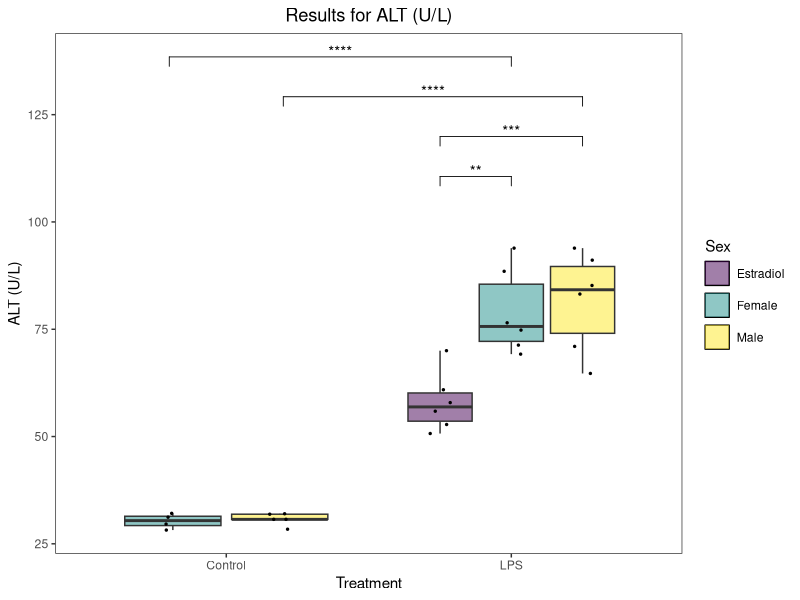
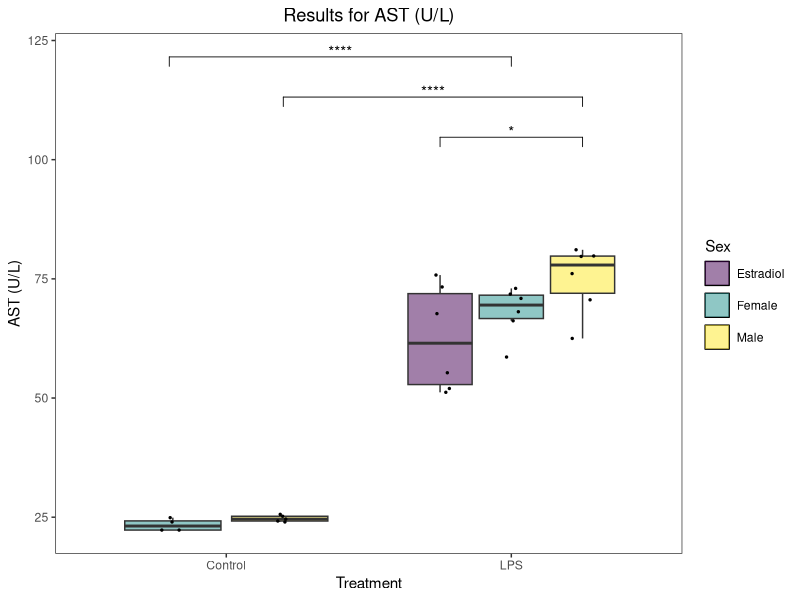
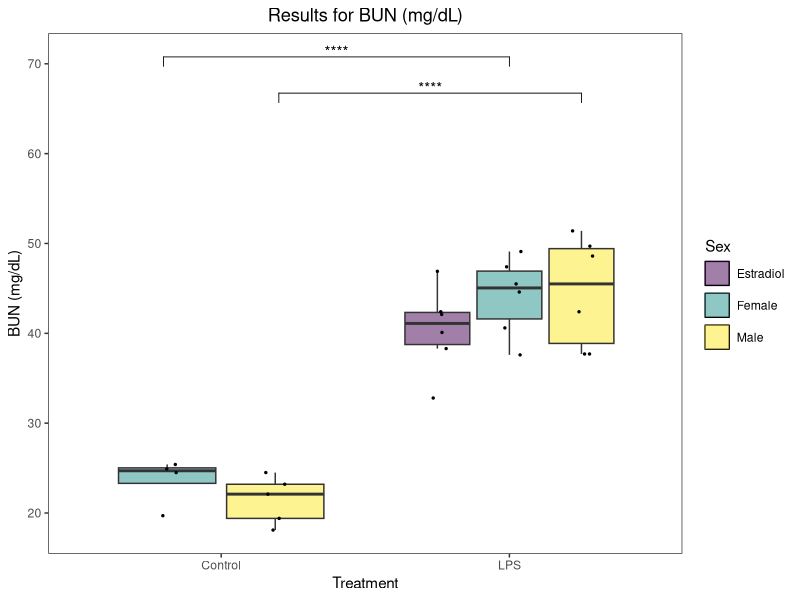
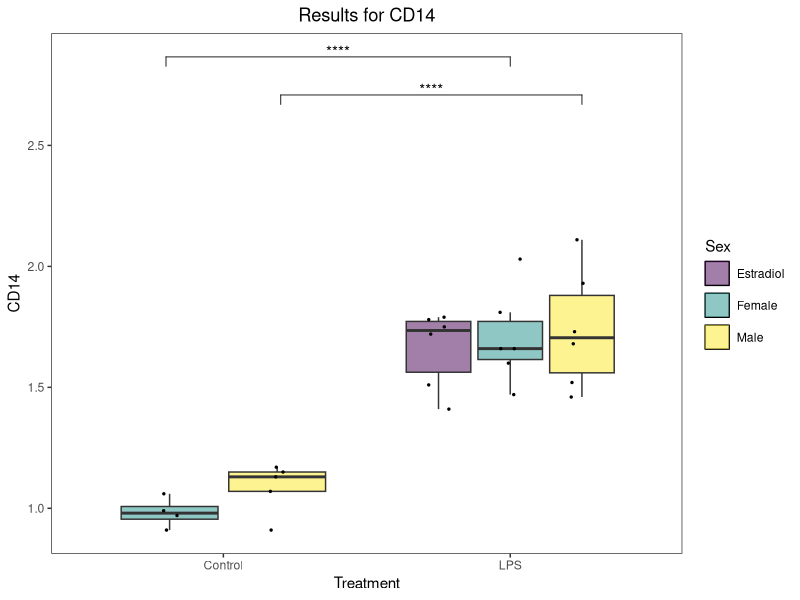
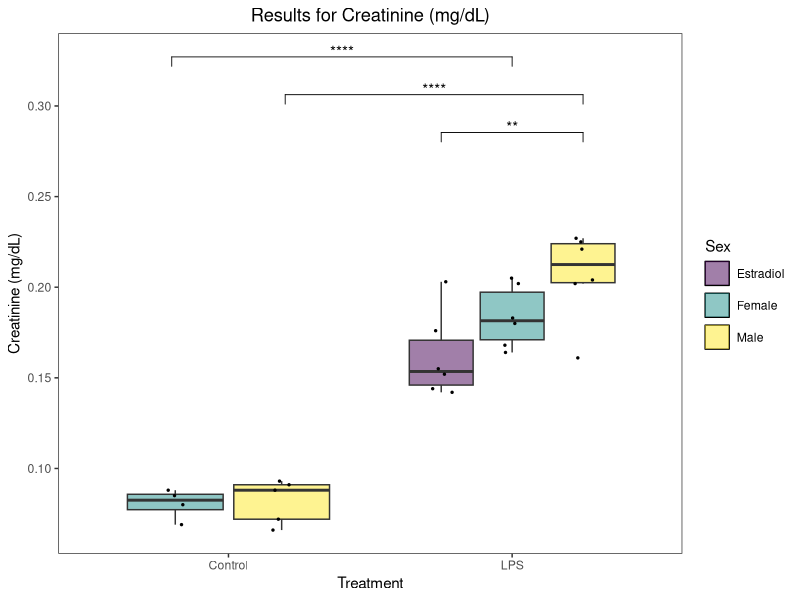
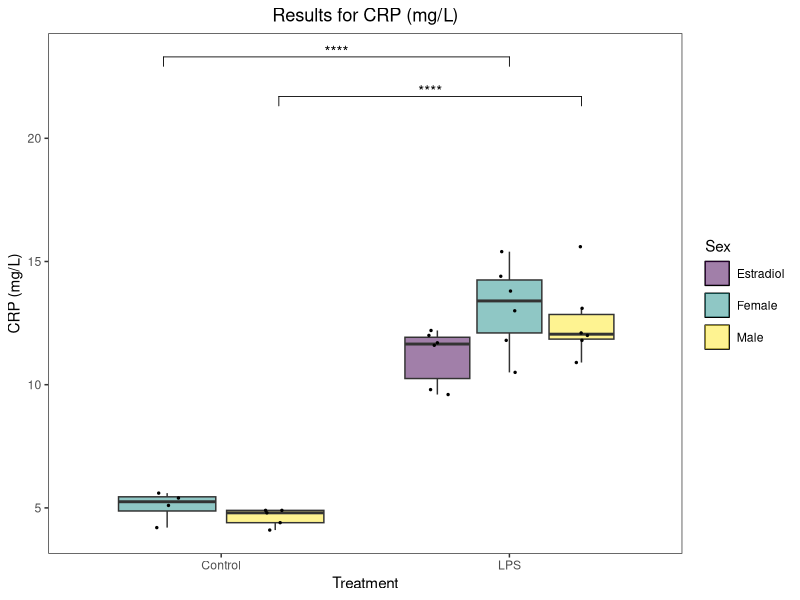
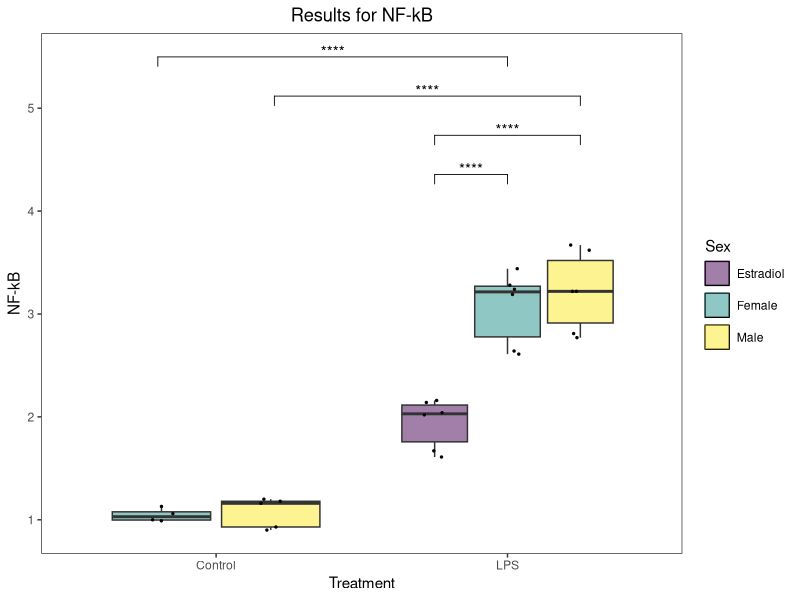
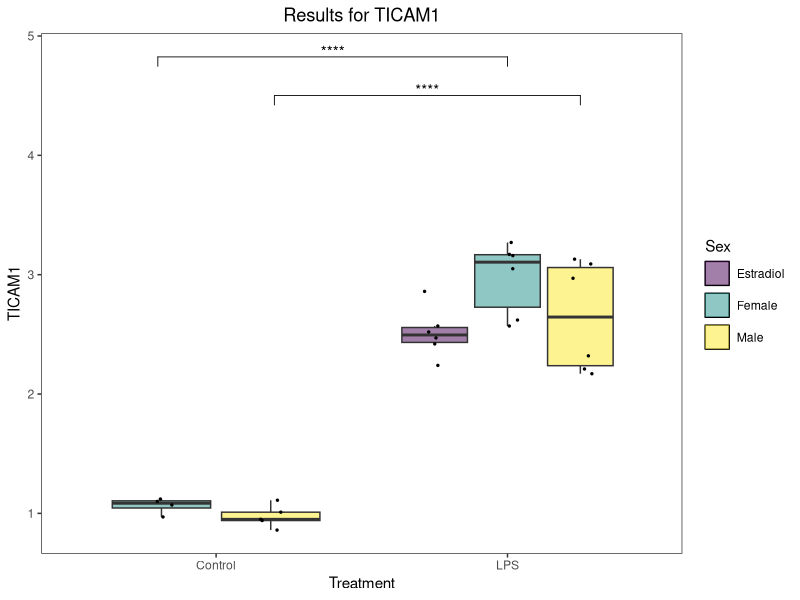

Reproduce these figures in R, in order.
####### PREAMBLE ###############################################################

requiredPackages <- c("readxl", "dplyr", "ggplot2", "viridis", "rstatix", "tidyr", "ggpubr", "patchwork")


ipak <- function(pkg){
  new.pkg <- pkg[!(pkg %in% installed.packages()[, "Package"])]
  if (length(new.pkg))
    install.packages(new.pkg, dependencies = TRUE)
  sapply(pkg, require, character.only = TRUE)
}

ipak(requiredPackages)

#Set your working directory
setwd("~/R/SepticShock")


####### DATA PREP ##############################################################

# Read the original data from the first sheet "Clinical Data" to get the original column names
original_data <- read_excel("SepticShockDataR.xlsx", sheet = "Core Data")

# Create a mapping of original names to modified names
original_names <- names(original_data)[-1:-4]
modified_names <- make.names(original_names)
name_mapping <- setNames(original_names, modified_names)

# Read the data and rename columns
data <- original_data %>%
  rename_all(make.names)

# Convert to tidy format
tidy_data<-data %>% 
  pivot_longer(cols = AST..U.L.:CD14, names_to = "Observation", values_to = "Values") %>%
  mutate("Sex:Treatment" = paste0(Sex, ":", Treatment)) %>%
  drop_na(Values)

tidy_data$`Sex:Treatment` <- factor(tidy_data$`Sex:Treatment`, 
                                    levels = c("Female:Control", 
                                               "Male:Control", 
                                               "Estradiol:LPS", 
                                               "Female:LPS", 
                                               "Male:LPS"))
tidy_data$Patient.ID <- factor(tidy_data$Patient.ID)
tidy_data$Species <- factor(tidy_data$Species)
tidy_data$Sex <- factor(tidy_data$Sex)
tidy_data$Treatment <- factor(tidy_data$Treatment)
tidy_data$Observation <- factor(tidy_data$Observation)


####### ANALYSIS ###############################################################

# Calculate means and standard deviations
mean_sd_table <- tidy_data %>%
  group_by(Observation, `Sex:Treatment`) %>%
  summarize(Mean = mean(Values, na.rm = TRUE),
            Std_Dev = sd(Values, na.rm = TRUE)) %>%
  mutate(Formatted = paste0(round(Mean, 2), " ± ", round(Std_Dev, 2))) %>%
  select(Observation, `Sex:Treatment`, Formatted) %>%
  pivot_wider(names_from = `Sex:Treatment`, 
              values_from = Formatted, 
              names_glue = "{gsub(':', ' ', `Sex:Treatment`)}") %>%
  group_by(Observation) %>%
  summarize(across(everything(), ~ paste(na.omit(.), collapse = ""))) %>%
  ungroup() %>%
  # Replace observation names with original names
  mutate(Observation = name_mapping[Observation])

# Save the Stats table to a CSV file
write.csv(mean_sd_table, "SSD_Core_StatsTable.csv", row.names = FALSE, fileEncoding = "UTF-8")

# Perform Tukey's HSD test
tidy_tukey<-tidy_data %>% 
  group_by(Observation) %>% 
  tukey_hsd(Values ~ Sex * Treatment) %>%
  ungroup()


write.csv(tidy_tukey, "SSD_Core_TukeyHSD.csv", row.names = FALSE) 

# Filter to retain only Group Differences between reasonable groups
tidy_tukey<-tidy_tukey %>%
  filter(term == "Sex:Treatment") %>%
  filter(group1 != "Female:Control" | group2 != "Male:LPS") %>%
  filter(group1 != "Female:Control" | group2 != "Estradiol:LPS") %>%
  filter(group1 != "Male:Control" | group2 != "Female:LPS") %>%
  filter(group1 != "Estradiol:Control") %>%
  filter(group1 != "Male:Control" | group2 != "Estradiol:LPS")  %>%
  filter(p.adj.signif != 'ns') 


# Filter to retain sets where at least one p-value is less than 0.05
sig_observations <- tidy_tukey %>%
  group_by(Observation) %>%
  filter(any(p.adj < 0.05)) %>%
  ungroup()

# Extract unique names of significant observations
sig_observations <- sig_observations %>%
  distinct(Observation)

write.csv(sig_observations, "SSD_Core_Sig_Observations.csv", row.names = FALSE)

plots_list <- list()


####### INDIVIDUAL PLOTTING ####################################################

for (observation in sig_observations$Observation) {
  original_observation <- name_mapping[[observation]]
  
  plot_data <- tidy_data %>%
    filter(Observation == observation) %>%
    dplyr::select(Sex, Treatment, 'Sex:Treatment', Values)
  plot_tukey <- tidy_tukey %>%
    filter(Observation == observation)
  plot_tukey <- plot_tukey %>%  
    add_y_position(test = ., 
                   data = plot_data, 
                   formula = Values ~ Sex:Treatment, 
                   fun = "max", 
                   scales = "free", 
                   comparisons = list(c("Female:LPS", "Male:LPS"),
                                      c("Estradiol:LPS", "Female:LPS"),
                                      c("Estradiol:LPS", "Male:LPS"),
                                      c("Male:Control", "Male:LPS"), 
                                      c("Female:Control", "Female:LPS")),
                   step.increase = 0.12) %>%
    add_x_position(test = ., x = 'Sex:Treatment')
  
  plot_tukey <- mutate(plot_tukey, xmin = case_when(xmin == 1 ~ 0.8,
                                                    xmin == 2 ~ 1.2,
                                                    xmin == 3 ~ 1.75,
                                                    xmin == 4 ~ 2))
  plot_tukey <- mutate(plot_tukey, xmax = case_when(xmax == 2 ~ 1.2,
                                                    xmax == 3 ~ 1.75,
                                                    xmax == 4 ~ 2,
                                                    xmax == 5 ~ 2.25))
  
  p <- ggplot(plot_data, 
              aes(x = Treatment, y = !!rlang::sym("Values"))) +
    geom_boxplot(outlier.shape = NA, 
                 aes(fill = Sex), 
                 key_glyph = draw_key_rect) +  # Remove outliers from boxplot to avoid duplication with jitter
    geom_point(aes(fill = Sex), 
               size = 0.5, 
               position=position_jitterdodge(jitter.width = 0.2), 
               show.legend = F) +
    labs(title = paste("Results for", original_observation),
         y = original_observation) +
    stat_pvalue_manual(plot_tukey, 
                       label = "p.adj.signif", 
                       y.position = "y.position", 
                       size = 3.88,
                       xmin = "xmin",
                       xmax = "xmax", 
                       hide.ns = TRUE, 
                       tip.length = 0.02, 
                       bracket.nudge.y = 0) +
    scale_fill_viridis(discrete = TRUE, 
                       alpha = 0.5, 
                       option="viridis") + 
    theme_bw() +
    theme(panel.grid.major = element_blank(),
          panel.grid.minor = element_blank(),
          plot.title = element_text(hjust = 0.5),
          legend.key = element_rect(color = "black"), 
          legend.key.spacing.y = unit(0.2, "cm"))
  
  print(p)
  
  # Save each plot as a PNG file
  ggsave(filename = paste0("boxplot_", 
                           observation, 
                           ".png"), 
         path = '~/R/SepticShock/Plots/Core',
         plot = p, 
         width = 8, 
         height = 6)
}


####### GRID PLOTTING ##########################################################

for (observation in sig_observations$Observation) {
  original_observation <- name_mapping[[observation]]
  
  plot_data <- tidy_data %>%
    filter(Observation == observation) %>%
    dplyr::select(Sex, Treatment, 'Sex:Treatment', Values)
  plot_tukey <- tidy_tukey %>%
    filter(Observation == observation)
  plot_tukey <- plot_tukey %>%  
    add_y_position(test = ., 
                   data = plot_data, 
                   formula = Values ~ Sex:Treatment, 
                   fun = "max", 
                   scales = "free", 
                   comparisons = list(c("Female:LPS", "Male:LPS"),
                                      c("Estradiol:LPS", "Female:LPS"),
                                      c("Estradiol:LPS", "Male:LPS"),
                                      c("Male:Control", "Male:LPS"), 
                                      c("Female:Control", "Female:LPS")),
                   step.increase = 0.12) %>%
    add_x_position(test = ., x = 'Sex:Treatment')
  
  plot_tukey <- mutate(plot_tukey, xmin = case_when(xmin == 1 ~ 0.8,
                                                    xmin == 2 ~ 1.2,
                                                    xmin == 3 ~ 1.75,
                                                    xmin == 4 ~ 2))
  plot_tukey <- mutate(plot_tukey, xmax = case_when(xmax == 2 ~ 1.2,
                                                    xmax == 3 ~ 1.75,
                                                    xmax == 4 ~ 2,
                                                    xmax == 5 ~ 2.25))
  
  p <- ggplot(plot_data, 
              aes(x = Treatment, y = !!rlang::sym("Values"))) +
    geom_boxplot(outlier.shape = NA, 
                 aes(fill = Sex), 
                 key_glyph = draw_key_rect) +  # Remove outliers from boxplot to avoid duplication with jitter
    geom_point(aes(fill = Sex), 
               size = 0.5, 
               position=position_jitterdodge(jitter.width = 0.2), 
               show.legend = FALSE) +  # Disable legend for now
    labs(title = paste("Results for", original_observation),
         y = original_observation) +
    stat_pvalue_manual(plot_tukey, 
                       label = "p.adj.signif", 
                       y.position = "y.position", 
                       size = 3.88,
                       xmin = "xmin",
                       xmax = "xmax", 
                       hide.ns = TRUE, 
                       tip.length = 0.02, 
                       bracket.nudge.y = 0) +
    scale_fill_viridis(discrete = TRUE, 
                       alpha = 0.5, 
                       option="viridis") + 
    theme_bw() +
    theme(panel.grid.major = element_blank(),
          panel.grid.minor = element_blank(),
          plot.title = element_text(hjust = 0.5),
          legend.key = element_rect(color = "black"), 
          legend.key.spacing.y = unit(0.2, "cm"),
          legend.position = "none")  # Remove legend
  
  # Store the plot without the legend in the list
  plots_list[[observation]] <- p
}

# Combine plots into a 2x2 grid with a shared legend
plot_2x2 <- (plots_list[[sig_observations$Observation[4]]] + plots_list[[sig_observations$Observation[9]]]) / 
  (plots_list[[sig_observations$Observation[8]]] + plots_list[[sig_observations$Observation[7]]]) + 
  plot_layout(guides = "collect") & theme(legend.position = 'right',
                                          legend.text = element_text(size = 12.5),
                                          legend.title = element_text(size = 15),
                                          legend.key.size = unit(1.25, "cm"),
                                          legend.spacing.x = unit(1, 'cm'))

# Combine plots into a 2x3 grid with a shared legend
plot_2x3 <- (plots_list[[sig_observations$Observation[1]]] + plots_list[[sig_observations$Observation[2]]]) / 
  (plots_list[[sig_observations$Observation[3]]] + plots_list[[sig_observations$Observation[5]]]) / 
  (plots_list[[sig_observations$Observation[6]]] + plots_list[[sig_observations$Observation[10]]]) + 
  plot_layout(guides = "collect") & theme(legend.position = 'right',
                                          legend.text = element_text(size = 15),
                                          legend.title = element_text(size = 18),
                                          legend.key.size = unit(1.5, "cm"),
                                          legend.spacing.x = unit(1, 'cm'))


# Save the combined plots
ggsave(filename = "InflammatoryMarkers.png",
       path = '~/R/SepticShock/Plots/Core',
       plot = plot_2x2, 
       width = 16, 
       height = 12)
ggsave(filename = "TargetOrgans.png",
       path = '~/R/SepticShock/Plots/Core',
       plot = plot_2x3, 
       width = 16, 
       height = 18)
